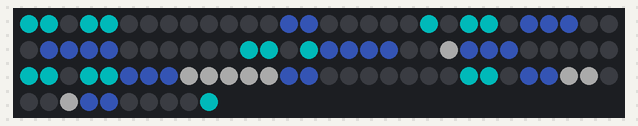
The sketch below on a simulated Arduino Uno, built with avr-gcc and run on an emulated ATmega328P. Parts: 100 RGB LEDs in strip order, left to right, continuing on the next row. Dim RGB values are drawn brighter than linear.

Above: at 2.1 s.

The sketch:

weather_icon.ino
```cpp
#include "FastLED.h"
#define NUM_LEDS 100
#define DATA_PIN 3

CRGB leds[NUM_LEDS];

void setup() {
  delay(2000);
  FastLED.addLeds<WS2811, DATA_PIN, RGB>(leds, NUM_LEDS);
  FastLED.setBrightness(70);
  FastLED.clear();
}

//Clear
int sun[] = {4,5,11,12,14,15,17,18,21,22,27,28,34,35,40,41,43,44,45,46,48,49,50,51,53,54,55,56,58,59,64,65,71,72,77,78,81,82,84,85,87,88,94,95};

//Cloud
int cloud[] = {2,3,4,13,14,15,16,17,22,23,24,25,26,33,34,35,36,37,42,43,44,45,54,55,56,57,62,63,64,65,77,76,82,83};
int smallcloud[] = {46,52,53,66,67,68,71,72,73,74,85,86,87,93,94};

//Condition cloud
int condition_cloud[] = {13,14,25,26,27,31,32,33,34,45,46,47,48,52,53,54,65,66,67,73,74,85,86,93,94};
int condition_smallcloud[] = {51,68,69,70,71,72,87,88,92};

//Drizzle
int drizzle[] = {18,24,42,76,80};

//Rain
int rain[] = {0,1,3,4,20,22,23,41,42,44,60,61,63,64,82,83,99};

//Thunder
int thunder[] = {15,20,21,23,24,25,33,34,36,37,38,42,46,61,62,64,74,75,76,77,83,85};

//Atmosphere
int atmosphere[] = {1,4,7,11,14,17,23,26,29,31,34,37,41,44,47,51,54,57,63,66,69,71,74,77,81,84,87,91,94,97};

//Snow
int snow_frame[] = {0,1,2,3,4,5,6,7,8,9,10,29,30,49,50,69,70,89,90};
int snow_flake[] = {13,15,17,21,24,27,31,33,35,37,39,43,44,45,51,52,53,54,56,57,58,59,63,64,65,71,73,75,77,79,81,84,87,93,95,97};

//Additional & Extreme
int AE_void[] = {0,1,2,7,8,9,10,11,18,19,20,29,41,42,44,45,46,47,48,51,52,53,54,55,57,58,70,79,80,81,88,89,90,91,92,97,98,99};

void loop() {
//  displayClear();
//  displayCloud();
//  displayDrizzle();
  displayRain();
//  displayThunder();
//  displayAtmosphere();
//  displaySnow();
//  displayAdditional();
//  displayExtreme();
}

void displayClear(){
  //Clear
  fill_solid(leds, NUM_LEDS, CRGB::Black);
  for(int i=0; i<45; i++){
    leds[sun[i]] = CRGB::Orange;
  }
  FastLED.show();
  FastLED.delay(1000);
}

void displayCloud(){
  //Cloud
  fill_solid(leds, NUM_LEDS, CRGB::Black);
  for(int i=0; i<34; i++){
    leds[cloud[i]] = CRGB::Cyan;
  }
  for(int i=0; i<15; i++){
    leds[smallcloud[i]] = CRGB::RoyalBlue;
  }
  FastLED.show();
  FastLED.delay(1000);
}

void displayDrizzle(){
  //Drizzle
  fill_solid(leds, NUM_LEDS, CRGB::Black);
  for(int i=0; i<25; i++){
    leds[condition_cloud[i]] = CRGB::RoyalBlue;
  }
  for(int i=0; i<9; i++){
    leds[condition_smallcloud[i]] = CRGB::DarkGray;
  }
  for(int i=0; i<5; i++){
    leds[drizzle[i]] = CRGB::Cyan;
  }
  FastLED.show();
  FastLED.delay(1000);
}

void displayRain(){
  //Rain
  fill_solid(leds, NUM_LEDS, CRGB::Black);
  for(int i=0; i<25; i++){
    leds[condition_cloud[i]] = CRGB::RoyalBlue;
  }
  for(int i=0; i<9; i++){
    leds[condition_smallcloud[i]] = CRGB::DarkGray;
  }
  for(int i=0; i<17; i++){
    leds[rain[i]] = CRGB::Cyan;
  }
  FastLED.show();
  FastLED.delay(1000);
}

void displayThunder(){
  //Thunder
  fill_solid(leds, NUM_LEDS, CRGB::Black);
  for(int i=0; i<25; i++){
    leds[condition_cloud[i]] = CRGB::RoyalBlue;
  }
  for(int i=0; i<9; i++){
    leds[condition_smallcloud[i]] = CRGB::DarkGray;
  }
  for(int i=0; i<22; i++){
    leds[thunder[i]] = CRGB::Yellow;
  }
  FastLED.show();
  FastLED.delay(1000);
}

void displayAtmosphere(){
  //Atmosphere
  fill_solid(leds, NUM_LEDS, CRGB::Black);
  for(int i=0; i<30; i++){
    leds[atmosphere[i]] = CRGB::Gray;
  }
  FastLED.show();
  FastLED.delay(1000);
}

void displaySnow(){
  //Snow
  fill_solid(leds, NUM_LEDS, CRGB::Black);
  for(int i=0; i<19; i++){
    leds[snow_frame[i]] = CRGB::SlateGray;
  }
  for(int i=0; i<36; i++){
    leds[snow_flake[i]] = CRGB::White;
  }
  FastLED.show();
  FastLED.delay(1000);
}

void displayAdditional(){
  //Additional
  fill_solid(leds, NUM_LEDS, CRGB::Yellow);
  for(int i=0; i<38; i++){
    leds[AE_void[i]] = CRGB::Black;
  }
  FastLED.show();
  FastLED.delay(1000);
}

void displayExtreme(){
  //Extreme
  fill_solid(leds, NUM_LEDS, CRGB::Red);
  for(int i=0; i<38; i++){
    leds[AE_void[i]] = CRGB::Black;
  }
  FastLED.show();
  FastLED.delay(1000);
}
```
